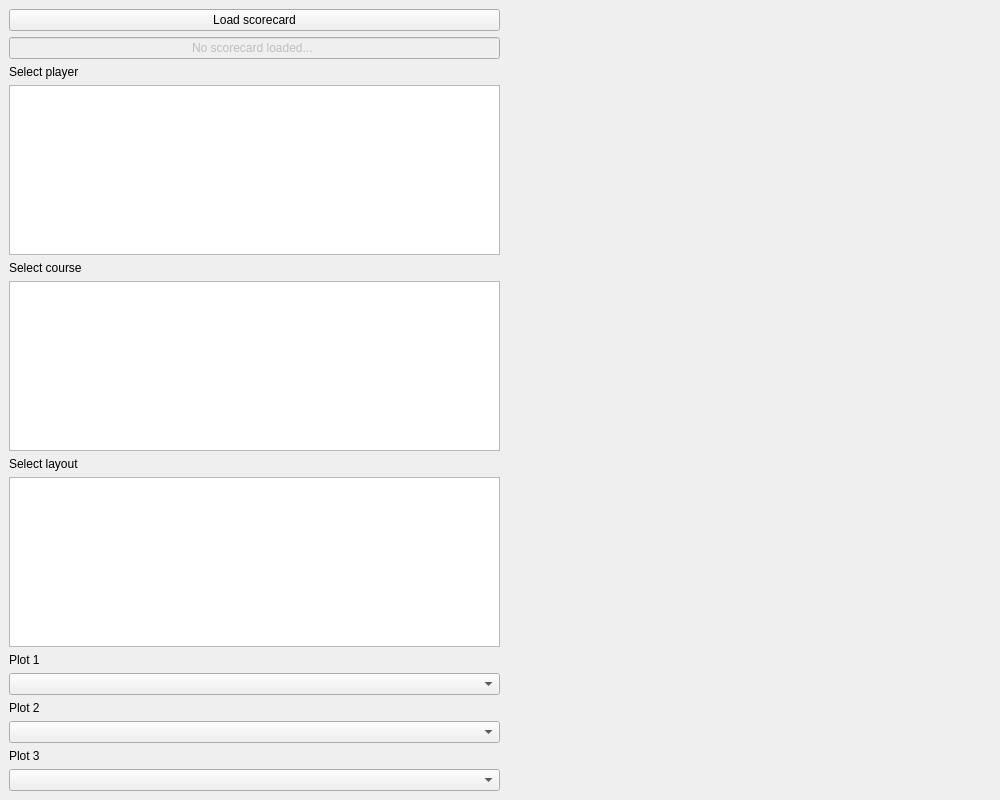
<?xml version="1.0" encoding="UTF-8"?>
<ui version="4.0">
 <class>MainWindow</class>
 <widget class="QMainWindow" name="MainWindow">
  <property name="geometry">
   <rect>
    <x>0</x>
    <y>0</y>
    <width>1000</width>
    <height>800</height>
   </rect>
  </property>
  <property name="sizePolicy">
   <sizepolicy hsizetype="Fixed" vsizetype="Preferred">
    <horstretch>0</horstretch>
    <verstretch>0</verstretch>
   </sizepolicy>
  </property>
  <property name="minimumSize">
   <size>
    <width>1000</width>
    <height>800</height>
   </size>
  </property>
  <property name="maximumSize">
   <size>
    <width>1000</width>
    <height>800</height>
   </size>
  </property>
  <property name="windowTitle">
   <string>MainWindow</string>
  </property>
  <widget class="QWidget" name="centralwidget">
   <property name="maximumSize">
    <size>
     <width>1000</width>
     <height>1000</height>
    </size>
   </property>
   <layout class="QGridLayout" name="gridLayout">
    <property name="leftMargin">
     <number>9</number>
    </property>
    <property name="topMargin">
     <number>9</number>
    </property>
    <property name="rightMargin">
     <number>9</number>
    </property>
    <property name="bottomMargin">
     <number>9</number>
    </property>
    <item row="0" column="1" rowspan="2">
     <spacer name="horizontalSpacer">
      <property name="orientation">
       <enum>Qt::Horizontal</enum>
      </property>
      <property name="sizeType">
       <enum>QSizePolicy::Fixed</enum>
      </property>
      <property name="sizeHint" stdset="0">
       <size>
        <width>485</width>
        <height>20</height>
       </size>
      </property>
     </spacer>
    </item>
    <item row="0" column="0">
     <widget class="QPushButton" name="btn_load_scorecard">
      <property name="text">
       <string>Load scorecard</string>
      </property>
     </widget>
    </item>
    <item row="1" column="0">
     <widget class="QLineEdit" name="text_scorecard">
      <property name="enabled">
       <bool>false</bool>
      </property>
      <property name="layoutDirection">
       <enum>Qt::LeftToRight</enum>
      </property>
      <property name="text">
       <string>No scorecard loaded... </string>
      </property>
      <property name="alignment">
       <set>Qt::AlignCenter</set>
      </property>
     </widget>
    </item>
    <item row="3" column="0" colspan="2">
     <layout class="QHBoxLayout" name="horizontalLayout_2">
      <item>
       <layout class="QVBoxLayout" name="verticalLayout">
        <item>
         <widget class="QListWidget" name="list_players">
          <property name="minimumSize">
           <size>
            <width>410</width>
            <height>0</height>
           </size>
          </property>
         </widget>
        </item>
        <item>
         <widget class="QLabel" name="label_2">
          <property name="text">
           <string>Select course</string>
          </property>
         </widget>
        </item>
        <item>
         <widget class="QListWidget" name="list_courses">
          <property name="minimumSize">
           <size>
            <width>410</width>
            <height>0</height>
           </size>
          </property>
         </widget>
        </item>
        <item>
         <widget class="QLabel" name="label_3">
          <property name="text">
           <string>Select layout</string>
          </property>
         </widget>
        </item>
        <item>
         <widget class="QListWidget" name="list_layouts">
          <property name="minimumSize">
           <size>
            <width>410</width>
            <height>0</height>
           </size>
          </property>
         </widget>
        </item>
        <item>
         <widget class="QLabel" name="label_4">
          <property name="text">
           <string>Plot 1</string>
          </property>
         </widget>
        </item>
        <item>
         <widget class="QComboBox" name="combobox_plot_a"/>
        </item>
        <item>
         <widget class="QLabel" name="label_5">
          <property name="text">
           <string>Plot 2</string>
          </property>
         </widget>
        </item>
        <item>
         <widget class="QComboBox" name="combobox_plot_b"/>
        </item>
        <item>
         <widget class="QLabel" name="label_6">
          <property name="text">
           <string>Plot 3</string>
          </property>
         </widget>
        </item>
        <item>
         <widget class="QComboBox" name="combobox_plot_c"/>
        </item>
       </layout>
      </item>
      <item>
       <layout class="QVBoxLayout" name="verticalLayout_2">
        <item>
         <widget class="QWidget" name="widget_plot_a" native="true">
          <property name="minimumSize">
           <size>
            <width>200</width>
            <height>0</height>
           </size>
          </property>
         </widget>
        </item>
        <item>
         <widget class="QWidget" name="widget_plot_b" native="true">
          <property name="minimumSize">
           <size>
            <width>200</width>
            <height>0</height>
           </size>
          </property>
         </widget>
        </item>
        <item>
         <widget class="QWidget" name="widget_plot_c" native="true">
          <property name="minimumSize">
           <size>
            <width>200</width>
            <height>0</height>
           </size>
          </property>
         </widget>
        </item>
        <item>
         <spacer name="horizontalSpacer_4">
          <property name="orientation">
           <enum>Qt::Horizontal</enum>
          </property>
          <property name="sizeType">
           <enum>QSizePolicy::Fixed</enum>
          </property>
          <property name="sizeHint" stdset="0">
           <size>
            <width>485</width>
            <height>1</height>
           </size>
          </property>
         </spacer>
        </item>
       </layout>
      </item>
     </layout>
    </item>
    <item row="2" column="0">
     <widget class="QLabel" name="label">
      <property name="text">
       <string>Select player</string>
      </property>
     </widget>
    </item>
   </layout>
  </widget>
 </widget>
 <resources/>
 <connections/>
</ui>
